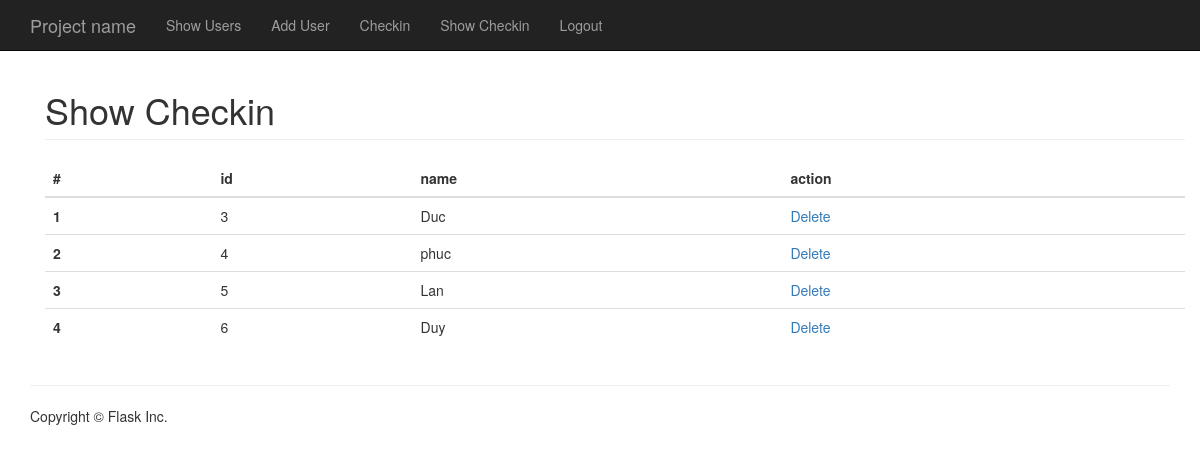
/users (signed in), run on the app's committed database.
### app/models.py (models this page shows, shortened)
class User(db.Model):
    __tablename__ = 'users'
    id = db.Column(db.Integer, primary_key = True)
    name = db.Column(db.String(255))

### app/views.py (the view)
@app.route('/users')
def show_users():
    print('SESSION SHOW USER ', session)
    if (len(session) != 0):
        users = db.session.query(User).all()
        return render_template('show_users.html', users=users)
    else :
        return redirect(url_for('login'))

### app/templates/show_users.html (shortened to what this page needs)
{% extends 'base.html' %}
{% block main %}
<div class="container">
  <h1 class="page-header">Show Checkin</h1>
    <table class="table">
  <thead>
    <tr>
      <th scope="col">#</th>
      <th scope="col">id</th>
      <th scope="col">name</th>
      <th scope="col">action</th>
    </tr>
  </thead>
  <tbody>
  {% for i in range(users| length) %}
    <tr>
      <th scope="row">{{ i+1 }}</th>
      <td>{{ users[i].id }}</td>
      <td>{{ users[i].name }}</td>
      <td><a href="./remove/user/{{ users[i].id }}">Delete</a></td>
    </tr>
    {% endfor %}
  </tbody>
</table>
</div>
{% endblock %}

### app/static/css/app.css (style rules this page uses)
body { padding-top: 50px; }

### data on the page
User: id "3", name "Duc"
User: id "4", name "phuc"
User: id "5", name "Lan"
User: id "6", name "Duy"

### other printed values
{{ i+1 }} "1" "2" "3" "4"
